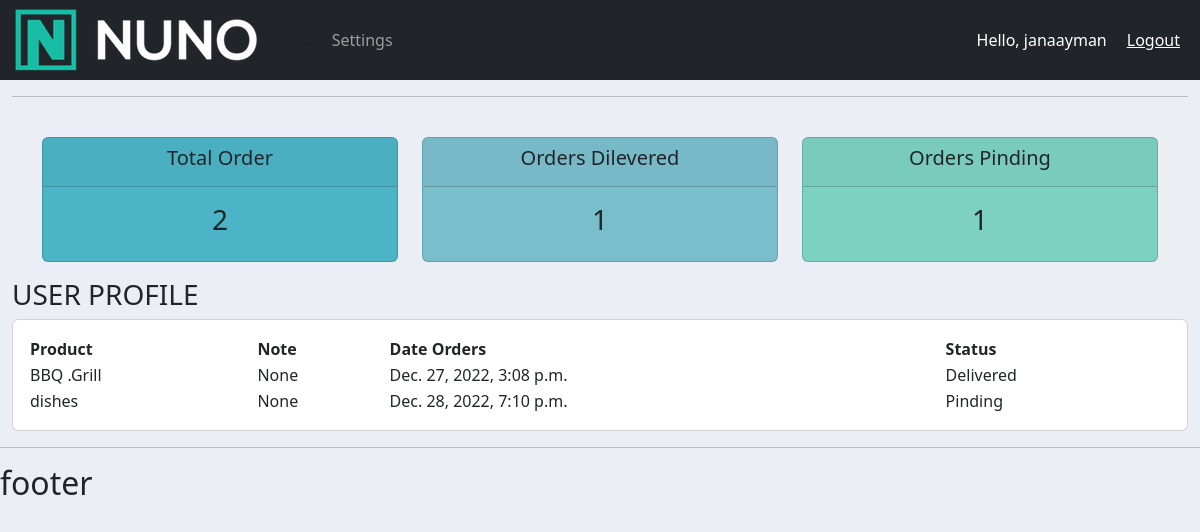
Screenshot of /user/ (signed in) with the database file from the repository.
### accounts/models.py (models this page shows)
class Order(models.Model):
    STATUS =(
        ('Pinding','Pinding'),
        ('Out for delivery','Out for delivery'),
        ('Delivered','Delivered'),
    )
    customer = models.ForeignKey(Customer, null= True, on_delete= models.SET_NULL)
    product =models.ForeignKey(Product, null= True, on_delete= models.SET_NULL)
    date_created = models.DateTimeField(auto_now_add= True, null= True)
    status = models.CharField(max_length=200, null= True, choices=STATUS)
    note = models.CharField(max_length=1000, null= True)
    def __str__(self):
        return self.product.name

class Product(models.Model):
    CATEGORY =(
        ('Indoor','Indoor'),
        ('Outdoor','Outdoor'),
    )
    name = models.CharField(max_length=200, null= True)
    price = models.FloatField(null= True)
    category = models.CharField(max_length=200, null= True, choices=CATEGORY)
    descreption = models.CharField(max_length=200, null= True, blank= True)
    date_created = models.DateTimeField(auto_now_add= True, null= True)
    tags = models.ManyToManyField(Tag)
    def __str__(self):
        return self.name

### accounts/decorators.py (the view)
        def wrapper_func(request, *args, **kwargs):
            group = None
            if request.user.groups.exists():
                group = request.user.groups.all()[0].name
            if group in allowed_roles:
             return view_func(request, *args, **kwargs)
            else:
             return HttpResponse('you are not allow to show this page')

### accounts/views.py (called while the page is built)
@login_required(login_url='login')
@allowed_user(allowed_roles=['customer'])
def userPage(request):
    orders = request.user.customer.order_set.all()
    total_orders= orders.count()
    delivered = orders.filter(status='Delivered').count()
    pinding = orders.filter(status='Pinding').count()
    print('ORDER :' ,orders)
    context={
        'orders': orders,
        'delivered': delivered,
        'pinding': pinding,
        'total_orders': total_orders,
        }
    return render(request, 'accounts/user.html', context)

### accounts/templates/accounts/user.html
{% extends 'accounts/main.html' %}
{% block content %}
{% include 'accounts/status.html' %}
<h3> USER PROFILE </h3>
<div class='row'>
    <div class='col-md'>
        <div class ='card card-body'>
            <table >
                <tr>
                    <th>Product</th>
                    <th>Note</th>
                    <th>Date Orders</th>
                    <th>Status</th>
                </tr>
                {% for order in orders %}
                <tr>
                    <td>{{order.product}}</td>
                    <td>{{order.note}}</td>
                    <td>{{order.date_created}}</td>
                    <td>{{order.status}}</td>
                </tr>
                {% endfor %}
            </table>
        </div>
    </div>
</div>
{% endblock content %}

### accounts/templates/accounts/navbar.html (shortened to what this page needs)
{% load static %}
<nav class="navbar navbar-expand-lg navbar-dark bg-dark">
    <img src="{% static 'images/nuno.png' %}">Navbar</img>
    <div class="collapse navbar-collapse" id="navbarNav">
      <ul class="navbar-nav">
        {% if request.user.is_staff %}
        <li class="nav-item active">
          <a class="nav-link" href="{% url 'home' %}">Dashboard </a>
        </li>
        <li class="nav-item">
          <a class="nav-link" href="{% url 'product' %}">Products </a>
        </li>
        {% else %}
        <li class="nav-item">
          <a class="nav-link" href="{% url 'account' %}"> Settings </a>
        </li>
        {% endif %}
      </ul>
    </div>
    <span class ='hello-msg'>Hello, {{request.user}}</span>
    <span><a class='hello-msg' href='{% url 'logout' %}'>Logout</a></span>
  </nav>

### static/css/main.css (style rules this page uses)
body { background-color: #ebeff5; }

### accounts/templates/accounts/navbar.html (style rules this page uses)
.hello-msg { font-size: 18; color: #fff; margin-right: 20px; }

### rows the page displays
Order: product "BBQ .Grill", note "None", date_created "Dec. 27, 2022, 3:08 p.m.", status "Delivered"
Order: product "dishes", note "None", date_created "Dec. 28, 2022, 7:10 p.m.", status "Pinding"

### other values shown
{{ request.user }} "janaayman"
{{ total_orders }} "2"
{{ delivered }} "1"
{{ pinding }} "1"
